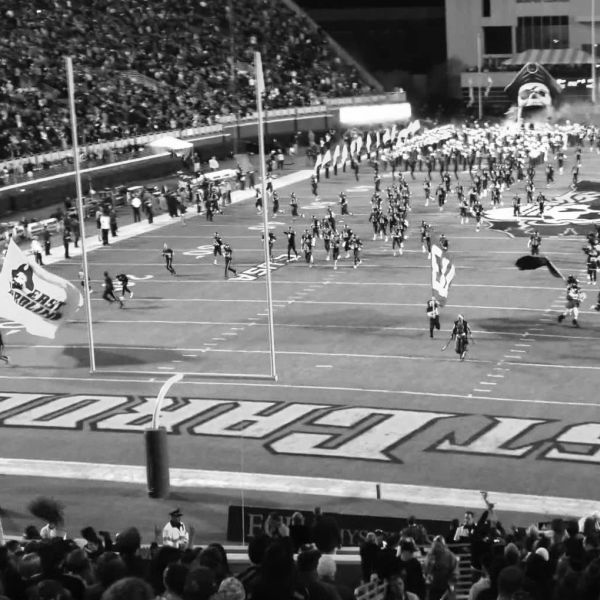
%> input picture stadium1.jpg, 600 x 600 px
$ octave MatthewNg_proj1.m   (GNU Octave 9; MATLAB toolbox functions it lacks are replaced by stand-ins)
%> lines starting %> are read from the running program, lines starting %| are printed output that depends on the picture
% 358 Project 1
% Matthew Ng
% Most of the code was given by Prof. Murali Subbarao
%
% Summary:
% Displays a cube that roates and falls.
% One face contains and image.


%define 8 points of the cube in world coordinate
length = 10;
V1= [ 0 0 0 ];
V2= [ 0 length 0 ];
V3= [ length length 0 ];
V4= [ length 0 0 ];
V5= [ length 0 length ];
V6= [ 0 length length ];
V7= [ 0 0 length ];
V8= [ length length length ];

% Find the unit vector u81 corresponding to the axis of rotation which
%is along (V8-V1).From u81, compute the 3x3 matrix N in Eq. 2.32 used for
%computing the rotation matrix R in eq. 2.34
%?????????????????
v81 = V8-V1;
mag81 = norm(v81);

u81 = v81/mag81;

Nx = [0,- u81(3), u81(2); u81(3), 0, - u81(1) ; - u81(2) , u81(1) ,0];

T0 = [ -20 -25 500 ]; % origin of object coordinate system in mm
%T0 = [ -30 -20 500 ]; % origin of object coordinate system

%set given values
f=40; %focal length in mm
%f=input(&#39;f=&#39;);
%Initialize the 3x3 camera matrix K given the focal length
K= [f,0,0 ; 0,f,0 ; 0,0,1]; %?????
velocity=[2 9 7 ]; % translational velocity
theta0=0;
w0=20;% angular velocity in deg/sec
p=0.01;%pixel size(mm)
Rows = 600; %image size
Cols = 600; % image size
A = zeros(Rows, Cols); %output image
%B = rgb2gray(imrotate(imresize(imread('3Dbg.jpg'), [Rows,Cols]), -90));
B = imread('stadium1.jpg');
%> B is the input picture: size 600x600 uint8; min 0, max 255, mean 114.3
%comment the line above and the line 125 to get black background
r0= round(Rows/2);
c0 = round(Cols/2);

% You are given a rectangle/square in 3D space specified by its
% corners at 3D position vectors V1, V2, V3, V4.
% You are also given a rectangular/square graylevel image
% tmap of size r x c.
% This image is to be 'painted' on the 3D rectangle/square, and
% for each pixel at position (i,j),
% the corresponding 3D coordinates
% X(i,j), Y(i,j), and Z(i,j), should be computed,
% and that 3D point is
% associated with the brightness given by tmap(i,j).
%
% Find the unit vectors corresponding to u21=(V2-V1)/|(V2-V1)|

% and u41= (V4-V1)/|(v4-V1), and compute X(i,j), Y(i,j), and
%Z(i,j).
% Compute the unit vector u21 along (V2-V1) and
% Compute the unit vector u41 along (V4-V1) and
h= norm(V2 -V1); % height = distance from v2 to v1
w= norm(V4 - V1); % width = distance from v4 to v1
u21= (V2-V1)/h;
u41= (V4-V1)/w;

% For each pixel of texture map, compute its (X,Y,Z) values
%
tmap = imread('einstein50x50v.jpg'); % texture map image
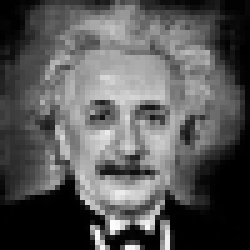
%> input picture einstein50x50v.jpg, 50 x 50 px (shown 5 times larger)
%> tmap is the input picture: size 50x50 uint8; min 0, max 252, mean 86.8
[ r c ] = size(tmap);
%> r = 50; c = 50
X=zeros(r,c);
Y=zeros(r,c);
Z=zeros(r,c);
for i = 1 : r
    for j = 1 : c
        p1 = V1 + (i-1)* u21* (h/r) + (j-1)* u41*(w/c);
        X(i,j)=p1(1);
        Y(i,j)= p1(2);%filled this in
        Z(i,j)= p1(3);%filled this in
    end
end
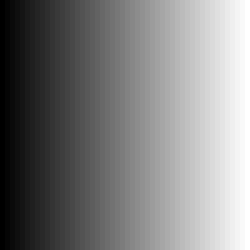
%> X: size 50x50 double (shown 5 times larger); min 0, max 9.8, mean 4.9; drawn with min black and max white
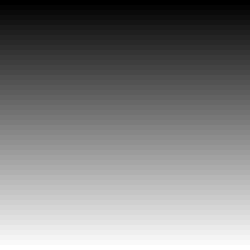
%> Y: size 50x50 double (shown 5 times larger); min 0, max 9.8, mean 4.9; mean of the top-left, top-right, bottom-left and bottom-right quarters 2.4, 2.4, 7.4, 7.4; drawn with min black and max white
%> Z: size 50x50 double; every value is 0
acc = [ 0.0 -0.80 0 ]; %acceleration
%> the run ends on the next line
for t=0:0.2:24 % Generate a sequence of images
% [91 lines not run here, left out]
function [ v ] =Map2Da( K,R,T,Vi)
    P=K*[R T']*[Vi 1]';
    %disp("p = ")
    %disp(P)
    w1=P(3,1);
    v(1)=P(1,1)/w1;
    %disp(v)
    v(2)= P(2,1)/w1;%?????????????;
end

%function for mapping image coordinates in mm to
% row and column index of the image, with pixel size p mm and
% image center at (r0,c0)
function [ v ] =MapIndex( u,c0,r0,p )
    v(1)= round(r0-u(2)/p);
    v(2)=round(c0+u(1)/p);
end
%function for line
% Draw line from v1 to v2 in image A
function [A] = Line(A, v1, v2)
    d=sqrt((v1-v2)*(v1-v2)');
    ui=(v2(1)-v1(1))/d;
    uj=(v2(2)-v1(2))/d;
    i=v1(1);
    j=v1(2);
    [ rows cols ] = size(A);
    for K=0:round(d)
        i=i+ui;
        j=j+uj;
        ir=round(i);
        jr=round(j);
        if((ir>0)&&(jr>0) && (ir<rows) && (jr<cols))
            A(ir,jr)=255;
        end
    end
end
